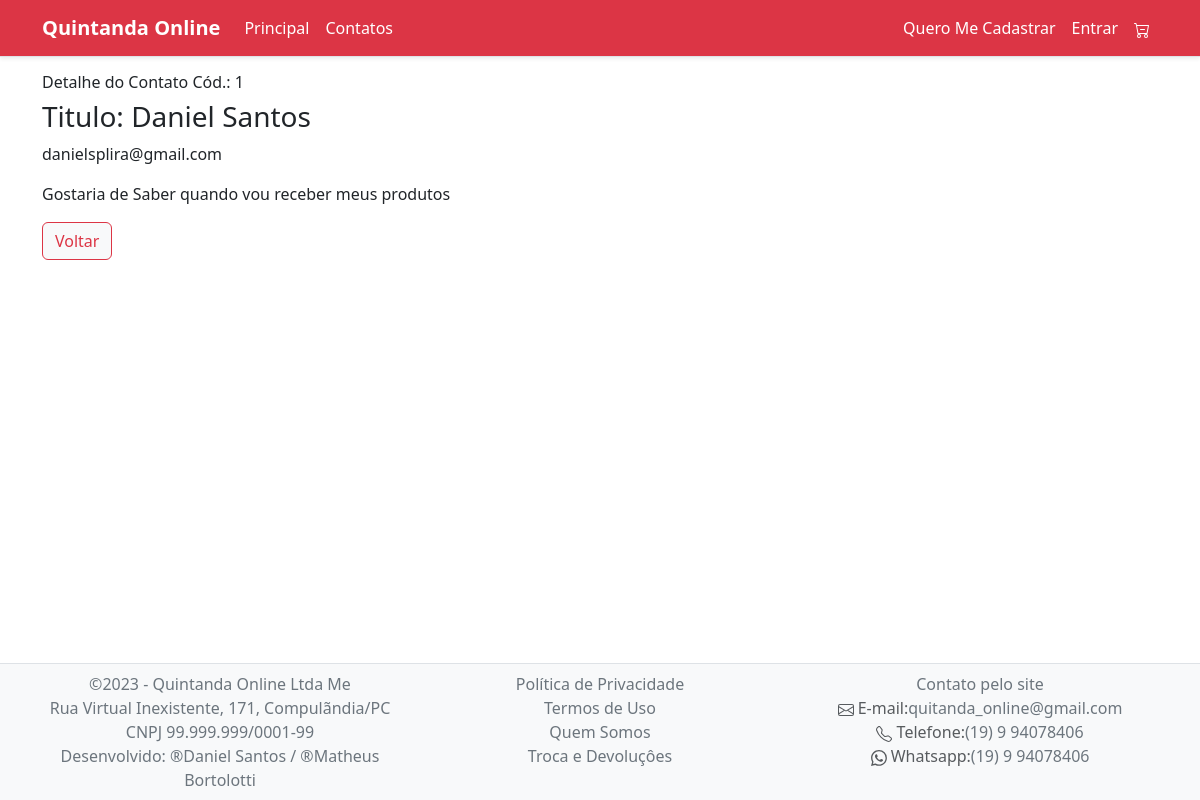
The app's page /ver-contato.php?id=1 with its own data.
### tables this page shows
CREATE TABLE `contato` (
  `id` int(100) NOT NULL,
  `nome` varchar(100) NOT NULL,
  `email` varchar(100) NOT NULL,
  `msg` varchar(100) NOT NULL
);

### ver-contato.php (the view, shortened to what this page needs)
<?php
include "menu.php";
?>
     <?php
     $id = $_GET['id'];
     $nome = $email = $msg = "";
     include "conexao.php";
     $sql_buscar = "select * from contato  where id = $id";
     $todos_os_contato = mysqli_query($conexao, $sql_buscar);
     while ($um_contato = mysqli_fetch_assoc($todos_os_contato)):
          $nome = $um_contato["nome"];
          $email = $um_contato["email"];
          $msg = $um_contato["msg"];
     endwhile;
     ?>
     <div class="container mt-3">
          <div class="col-12">
               <h6>
                    Detalhe do Contato Cód.: <?php echo $id; ?>
               </h6>
          </div>
          <div class="col-12">
               <h3>Titulo: <?php echo $nome; ?> </h3>
               <p><?php echo  $email; ?></p>
          </div>
          <div class="col-12">
               <p><?php echo $msg; ?></p>
          </div>
          <div class="col-12">
               <a href="listar-contato.php" class="btn btn-light btn-outline-danger">Voltar</a>
          </div>
     </div>
     <div style="height: 129px;" class="d-none d-lg-block"></div>

### records on screen
contato: nome "Daniel Santos", email "danielsplira@gmail.com", msg "Gostaria de Saber quando vou receber meus produtos"

### other values on screen
$id "1"
